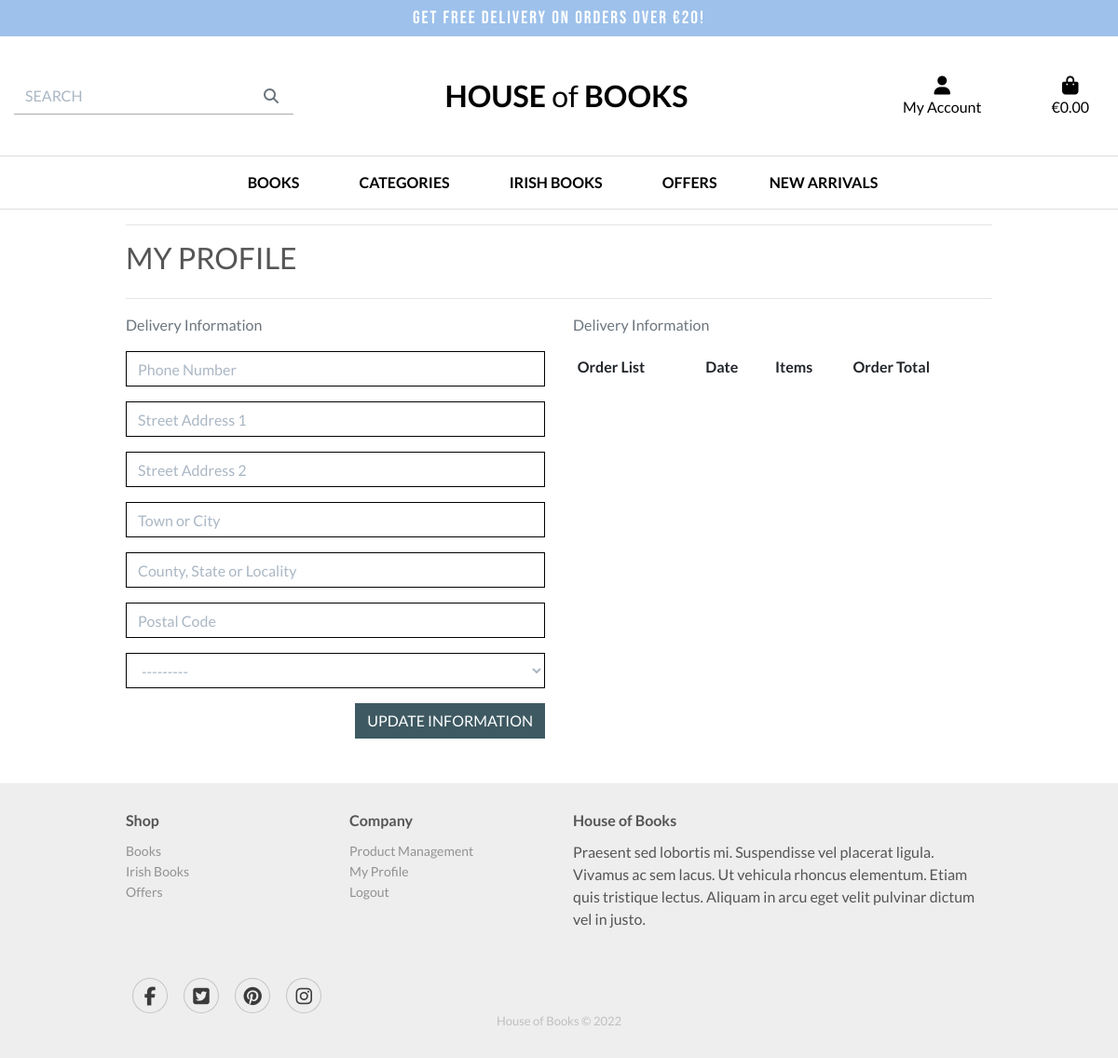
The app's page /profile/ (signed in), older data.
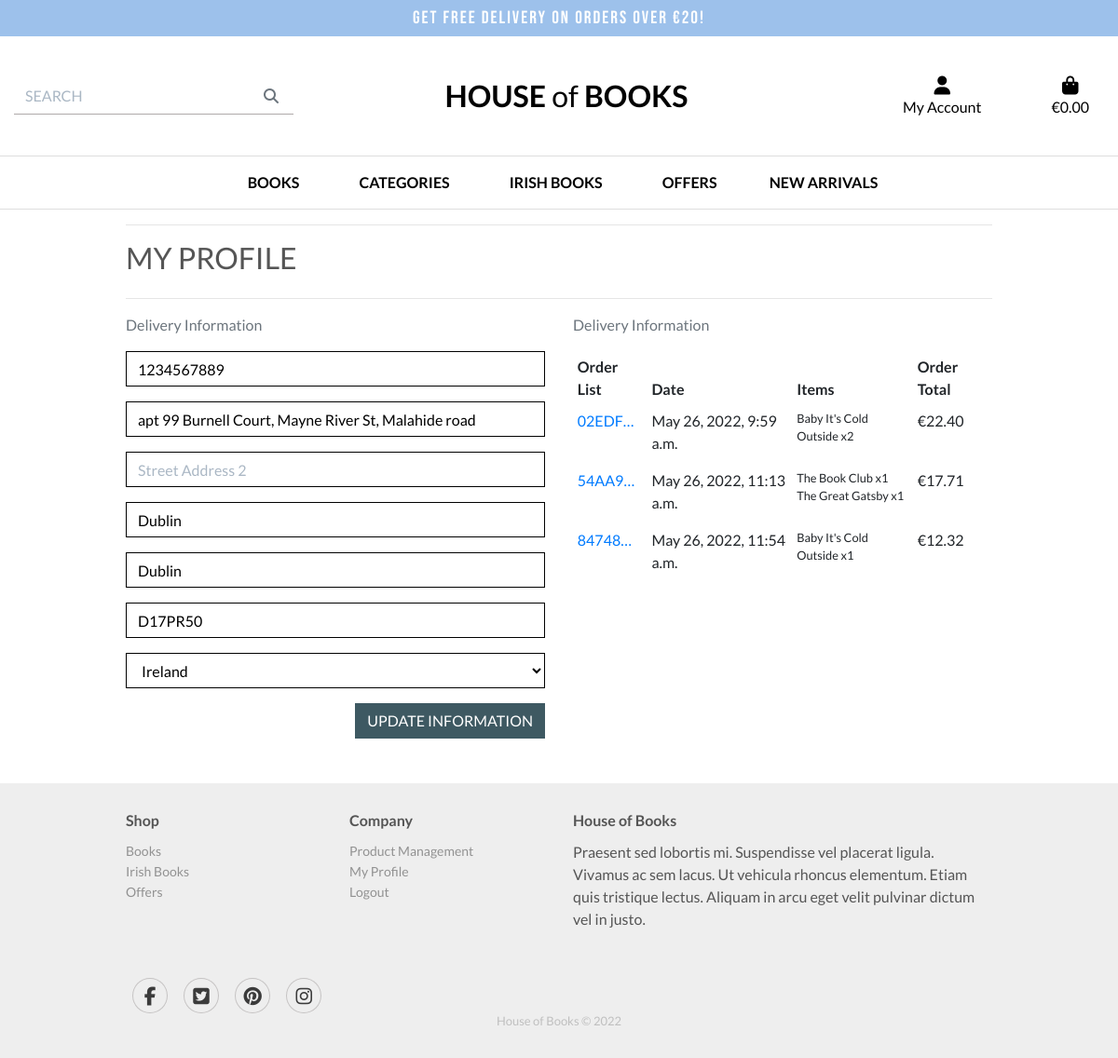
The same page, newer data.
### profiles/models.py (models this page shows, shortened)
class UserProfile(models.Model):
    user = models.OneToOneField(User, on_delete=models.CASCADE)
    default_phone_number = models.CharField(max_length=20,
                                            null=True, blank=True)
    default_street_address1 = models.CharField(max_length=80,
                                               null=True, blank=True)
    default_street_address2 = models.CharField(max_length=80,
                                               null=True, blank=True)
    default_town_or_city = models.CharField(max_length=40,
                                            null=True, blank=True)
    default_county = models.CharField(max_length=80,
                                      null=True, blank=True)
    default_postcode = models.CharField(max_length=20,
                                        null=True, blank=True)
    default_country = CountryField(blank_label='Country',
                                   null=True, blank=True)

### checkout/models.py (models this page shows, shortened)
class Order(models.Model):
    order_number = models.CharField(max_length=32, null=False, editable=False)
    user_profile = models.ForeignKey(UserProfile, on_delete=models.SET_NULL,
                                     null=True, blank=True,
                                     related_name='orders')
    full_name = models.CharField(max_length=50, null=False, blank=False)
    email = models.EmailField(max_length=254, null=False, blank=False)
    phone_number = models.CharField(max_length=20, null=False, blank=False)
    country = CountryField(blank_label='Country *', null=False, blank=False)
    postcode = models.CharField(max_length=20, null=True, blank=True)
    town_or_city = models.CharField(max_length=40, null=False, blank=False)
    street_address1 = models.CharField(max_length=80, null=False, blank=False)
    street_address2 = models.CharField(max_length=80, null=True, blank=True)
    county = models.CharField(max_length=80, null=True, blank=True)
    date = models.DateTimeField(auto_now_add=True)
    delivery_cost = models.DecimalField(max_digits=6, decimal_places=2,
                                        null=False, default=0)
    order_total = models.DecimalField(max_digits=10, decimal_places=2,
                                      null=False, default=0)
    grand_total = models.DecimalField(max_digits=10, decimal_places=2,
                                      null=False, default=0)
    original_bag = models.TextField(null=False, blank=False, default='')
    stripe_pid = models.CharField(max_length=254, null=False,
                                  blank=False, default='')

class OrderLineItem(models.Model):
    order = models.ForeignKey(Order, null=False, blank=False,
                              on_delete=models.CASCADE,
                              related_name='lineitems')
    product = models.ForeignKey(Product, null=False, blank=False,
                                on_delete=models.CASCADE)
    quantity = models.IntegerField(null=False, blank=False, default=0)
    lineitem_total = models.DecimalField(max_digits=6, decimal_places=2,
                                         null=False, blank=False,
                                         editable=False)

### products/models.py (models this page shows, shortened)
class Product(models.Model):
    category = models.ForeignKey(Category, null=True, blank=True,
                                 on_delete=models.SET_NULL)
    sku = models.CharField(max_length=254, null=True, blank=True)
    name = models.CharField(max_length=254)
    author = models.CharField(max_length=254)
    description = models.TextField()
    price = models.DecimalField(max_digits=6, decimal_places=2)
    rating = models.DecimalField(max_digits=6, decimal_places=2,
                                 null=True, blank=True)
    image_url = models.URLField(max_length=1024, null=True, blank=True)
    image = models.ImageField(null=True, blank=True)

### profiles/views.py (the view)
# urls.py: path('profile/', include('profiles.urls')),
@login_required
def profile(request):
    profile = get_object_or_404(UserProfile, user=request.user)
    if request.method == 'POST':
        form = UserProfileForm(request.POST, instance=profile)
        if form.is_valid():
            form.save()
            messages.success(request, 'Profile updated successfully')
        else:
            messages.error(request,
                           'Updated failed. Please ensure the form is valid.')
    else:
        form = UserProfileForm(instance=profile)
    orders = profile.orders.all()
    template = 'profiles/profile.html'
    context = {
        'form': form,
        'orders': orders,
        'on_profile_page': True,
    }
    return render(request, template, context)

### profiles/templates/profiles/profile.html (shortened to what this page needs)
{% extends "base.html" %}
{% load static %}
{% block extra_css %}
<link rel="stylesheet" href="{% static 'profiles/css/profile.css' %}">
{% endblock %}
{% block content %}
<div class="overlay"></div>
<div class="container">
    <div class="row">
        <div class="col">
            <hr>
            <h2 class="logo-font mb-4">My Profile</h2>
            <hr>
        </div>
    </div>
    <div class="row">
        <div class="col-12 col-lg-6">
            <p class="text-muted">Delivery Information</p>
            <form action="{% url 'profile' %}" class="mt-3 profile" method="POST" id="profile-update-form">
                {{ form|crispy }}
                <button class="btn btn-black rounded-0 text-uppercase float-right mb-5">Update Information</button>
            </form>
        </div>
        <div class="col-12 col-lg-6">
            <p class="text-muted">Delivery Information</p>
            <div class="order-history table-responsive">
                <table class="table table-sm table-borderless">
                    <thead>
                        <tr>
                            <th>Order List</th>
                            <th>Date</th>
                            <th>Items</th>
                            <th>Order Total</th>
                        </tr>
                    </thead>
                    <tbody>
                        {% for order in orders %}
                        <tr>
                            <td>
                                <a href="{% url 'order_history' order.order_number %}" title="{{ order.order_number }}">
                                    {{ order.order_number|truncatechars:6 }}
                                </a>
                            </td>
                            <td>{{ order.date }}</td>
                            <td>
                                <ul class="list-unstyled">
                                    {% for item in order.lineitems.all %}
                                    <li class="small">
                                        {{ item.product.name }} x{{ item.quantity }}
                                    </li>
                                    {% endfor %}
                                </ul>
                            </td>
                            <td>€{{ order.grand_total }}</td>
                        </tr>
                        {% endfor %}
                    </tbody>
                </table>
            </div>
        </div>
    </div>
</div>
{% endblock %}

### templates/base.html (shortened to what this page needs)
{% load static %}
<!doctype html>
<html lang="en">
<head>
    {% block corecss %}
    <link rel="stylesheet" href="https://stackpath.bootstrapcdn.com/bootstrap/4.4.1/css/bootstrap.min.css"
>
    <link rel="stylesheet" href="{% static 'css/base.css' %}">
    {% endblock %}
    {% block extra_css %}
    {% endblock %}
</head>
<body>
    <header class="container-fluid">
        <div id="delivery-banner" class="row text-center">
            <div class="col text-white free-delivery-banner">
                <h4>Get free delivery on orders over €{{ free_delivery_threshold }}!</h4>
            </div>
        </div>
        <div id="topnav" class="row pt-lg-3 d-none d-lg-flex">
            <div class="col-12 col-lg-4 my-auto py-1 py-lg-0 text-center text-lg-right">
                <form method="GET" action="{% url 'products' %}">
                    <div class="input-group w-100 searchbar-field">
                        <input class="form-control rounded-0 searchbar-input" type="text" name="q" placeholder="SEARCH">
                        <div class="input-group-append">
                            <button class="form-control btn rounded-0 border-0 search-icon" type="submit">
                                <span class="icon">
                                    <i class="fas fa-search"></i>
                                </span>
                            </button>
                        </div>
                    </div>
                </form>
            </div>
            <div class="col-12 col-lg-4 my-auto py-1 py-lg-0 text-center">
                <a href="{% url 'home' %}" class="nav-link main-logo-link">
                    <h2 class="text-black my-0 logo-title"><strong class="logo-font">House</strong> of <strong
                            class="logo-font">Books</strong></h2>
                </a>
            </div>
            <div class="col-12 col-lg-4 my-auto py-1 py-lg-0">
                <ul class="list-inline list-unstyled text-center text-lg-right my-0">
                    <li class="list-inline-item dropdown">
                        <a class="text-black nav-link" href="#" id="user-options" data-toggle="dropdown"
                            aria-haspopup="true" aria-expanded="false">
                            <div class="text-center">
                                <div><i class="fas fa-user fa-lg"></i></div>
                                <p class="my-0">My Account</p>
                            </div>
                        </a>
                    </li>
                    <li class="list-inline-item">
                        <a class="{% if grand_total %} basket font-weight-bold{% else %}text-black{% endif %} nav-link"
                            href="{% url 'view_bag' %}">
                            <div class="text-center">
                                <div><i class="fas fa-shopping-bag fa-lg"></i></div>
                                <p class="my-0">
                                    {% if grand_total %}
                                    €{{ grand_total|floatformat:2 }}
                                    {% else %}
                                    €0.00
                                    {% endif %}
                                </p>
                            </div>
                        </a>
                    </li>
                </ul>
            </div>
        </div>
        <div class="row bg-white">
            <nav class="navbar navbar-expand-lg navbar-light w-100">
                {% include 'includes/main-nav.html' %}
            </nav>
        </div>
    </header>
    {% block content %}
    {% endblock %}
    {% block content_footer %}
    <div class="footer-dark">
        <footer>
            <div class="container">
                <div class="row">
                    <div class="col-sm-6 col-md-3 item">
                        <h3>Shop</h3>
                        <ul>
                            <li><a href="{% url 'products' %}">Books</a></li>
                            <li><a
                                    href="{% url 'products' %}?category=irish_fiction,irish_nonfiction,irish_true_crime,irish_classics">Irish
                                    Books</a></li>
                            <li><a href="{% url 'products' %}?category=new_arrivals,deals">Offers</a>
                            </li>
                        </ul>
                    </div>
                    <div class="col-sm-6 col-md-3 item">
                        <h3>Company</h3>
                        <ul>
                            {% if request.user.is_authenticated %}
                            {% if request.user.is_superuser %}
                            <li><a href="{% url 'add_product' %}">Product Management</a></li>
                            {% endif %}
                            <li><a href="{% url 'profile' %}">My Profile</a></li>
                            <li><a href="{% url 'account_logout' %}">Logout</a></li>
                            {% else %}
                            <li><a href="{% url 'account_signup' %}">Register</a></li>
                            <li><a href="{% url 'account_login' %}">Login</a></li>
                            {% endif %}
                        </ul>
                    </div>
                    <div class="col-md-6 item text">
                        <h3>House of Books</h3>
                        <p>Praesent sed lobortis mi. Suspendisse vel placerat ligula. Vivamus ac sem lacus. Ut vehicula
                            rhoncus elementum. Etiam quis tristique lectus. Aliquam in arcu eget velit pulvinar dictum
                            vel in justo.</p>
                    </div>
                    <div class="col item social"><a href="https://www.facebook.com/" target="_blank"><i
                                class="fab fa-facebook-f center"></i></a>
                        <a href="https://www.twitter.com/" target="_blank"><i
                                class="fab fa-twitter-square center"></i></a>
                        <a href="https://www.pinterest.com/" target="_blank"><i class="fab fa-pinterest center"></i></a>
                        <a href="https://www.instagram.com/" target="_blank"><i class="fab fa-instagram center"></i></a>
                    </div>
                </div>
                <p class="copyright">House of Books © 2022</p>
            </div>
        </footer>
    </div>
    {% endblock %}
</body>
</html>

### templates/includes/main-nav.html (shortened to what this page needs)
<div class="collapse navbar-collapse" id="main-nav">
    <ul class="navbar-nav w-auto mx-auto">
        <li class="nav-item dropdown">
            <a class="logo-font font-weight-bold nav-link text-black mr-5 menu-item" href="#" id="all-products-link"
                data-toggle="dropdown" aria-haspopup="true" aria-expanded="false">
                Books
            </a>
        </li>
        <li class="nav-item dropdown">
            <a class="logo-font font-weight-bold nav-link text-black mr-5 menu-item" href="#" id="books-link"
                data-toggle="dropdown" aria-haspopup="true" aria-expanded="false">
                Categories
            </a>
        </li>
        <li class="nav-item dropdown">
            <a class="logo-font font-weight-bold nav-link text-black mr-5 menu-item" href="#" id="irish-books-link"
                data-toggle="dropdown" aria-haspopup="true" aria-expanded="false">
                Irish Books
            </a>
        </li>
        <li class="border-0 nav-item" aria-labelledby="specials-link">
            <a class="logo-font font-weight-bold nav-link text-black menu-item"
                href="{% url 'products' %}?category=deals" id="all-offers-link" aria-haspopup="true"
                aria-expanded="false">
                Offers
            </a>
        </li>
        <li class="border-0 nav-item" aria-labelledby="specials-link">
            <a class="logo-font font-weight-bold nav-link text-black menu-item"
                href="{% url 'products' %}?category=new_arrivals" id="new-arrivals-link" aria-haspopup="true"
                aria-expanded="false">
                New Arrivals
            </a>
        </li>
    </ul>
</div>

Row changes from the older to the newer data that the page shows:
changed UserProfile: default_phone_number (not shown) → "1234567889"; default_street_address1 (not shown) → "apt 99 Burnell Court, Mayne River St, Malahide road"; default_town_or_city (not shown) → "Dublin"; default_county (not shown) → "Dublin"; default_postcode (not shown) → "D17PR50"; default_country "---------" → "Ireland"
added Order: order_number "02EDF…", date "May 26, 2022, 9:59 a.m.", grand_total "22.40"
added OrderLineItem: product.name "Baby It's Cold Outside", quantity "2", shown under "02EDF…"
added Order: order_number "54AA9…", date "May 26, 2022, 11:13 a.m.", grand_total "17.71"
added OrderLineItem: product.name "The Book Club", quantity "1", shown under "54AA9…"
added OrderLineItem: product.name "The Great Gatsby", quantity "1", shown under "54AA9…"
added Order: order_number "84748…", date "May 26, 2022, 11:54 a.m.", grand_total "12.32"
added OrderLineItem: product.name "Baby It's Cold Outside", quantity "1", shown under "84748…"
